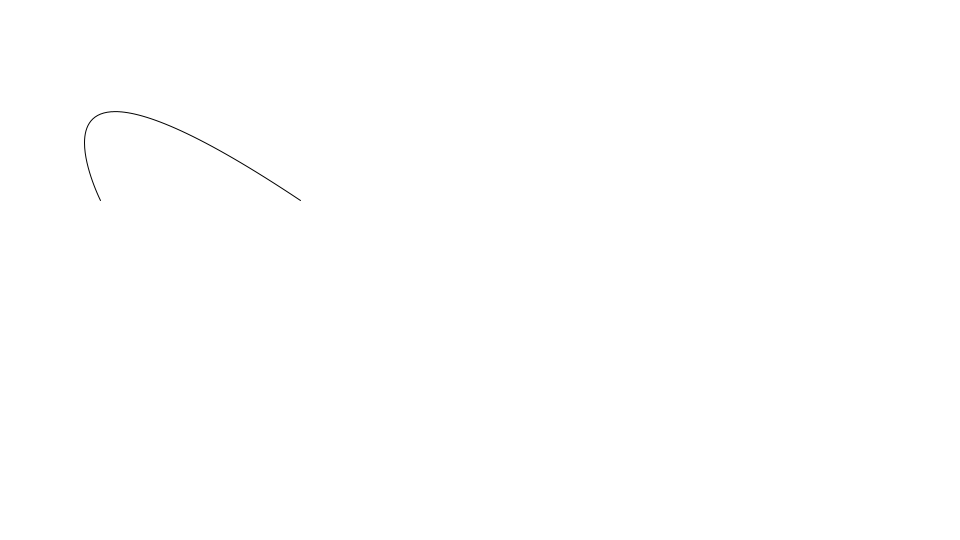
Frame 1 (no input)
Frame 60 (the mouse pressed at the canvas centre just before this capture): identical to frame 1, image omitted
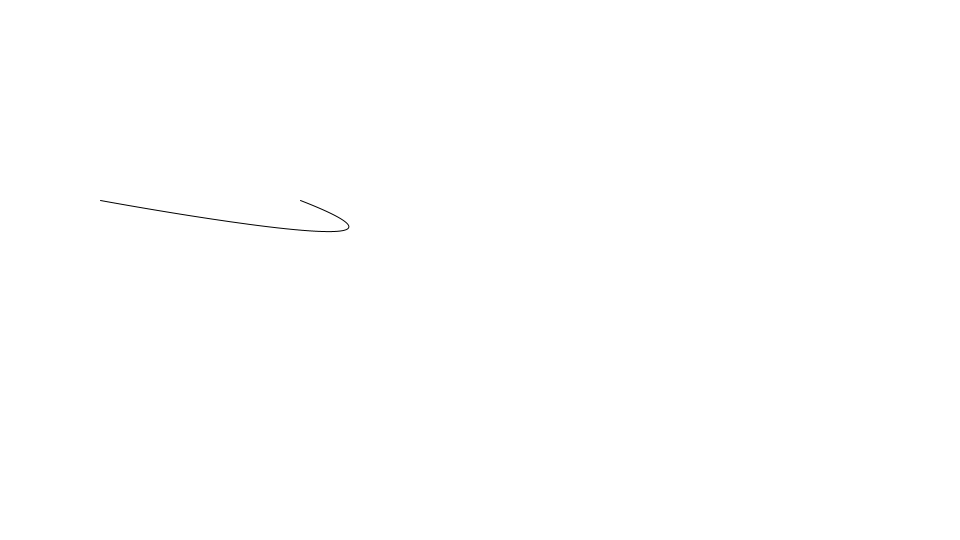
Frame 120 (the mouse held since frame 60 and released just before this capture)

The Processing sketch that drew these frames (run headless with seeded random() and noise(); from frame 60 on, the mouse is pressed at the canvas centre):

// Processing sketch: DrawingCurves
// ── DrawingCurves.pde
float x0 = 100;
float y0 = 200;
float x1;
float y1;
float x2 = 300;
float y2 = 200;

void setup() {
  size(960, 540);
  frameRate(30);
}

void draw() {
  background(255);
  stroke(0);
  noFill();
  
  x1 = mouseX;
  y1 = mouseY;
  
  beginShape();
  vertex(x0, y0);
  bezierVertex(x0, y0, x1, y1, x2, y2);
  endShape();
}
